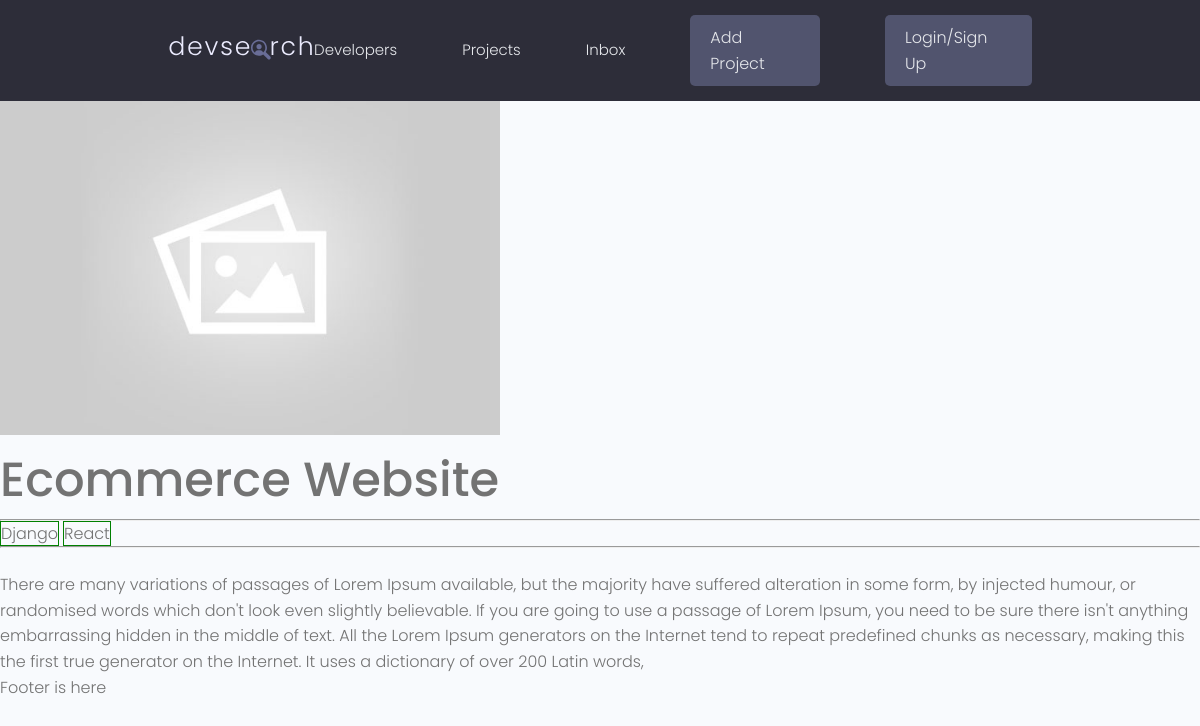
/project/77c91ee6-e0c0-4075-9a26-cbdfcd0c1d60, run on an earlier commit of the app's database.
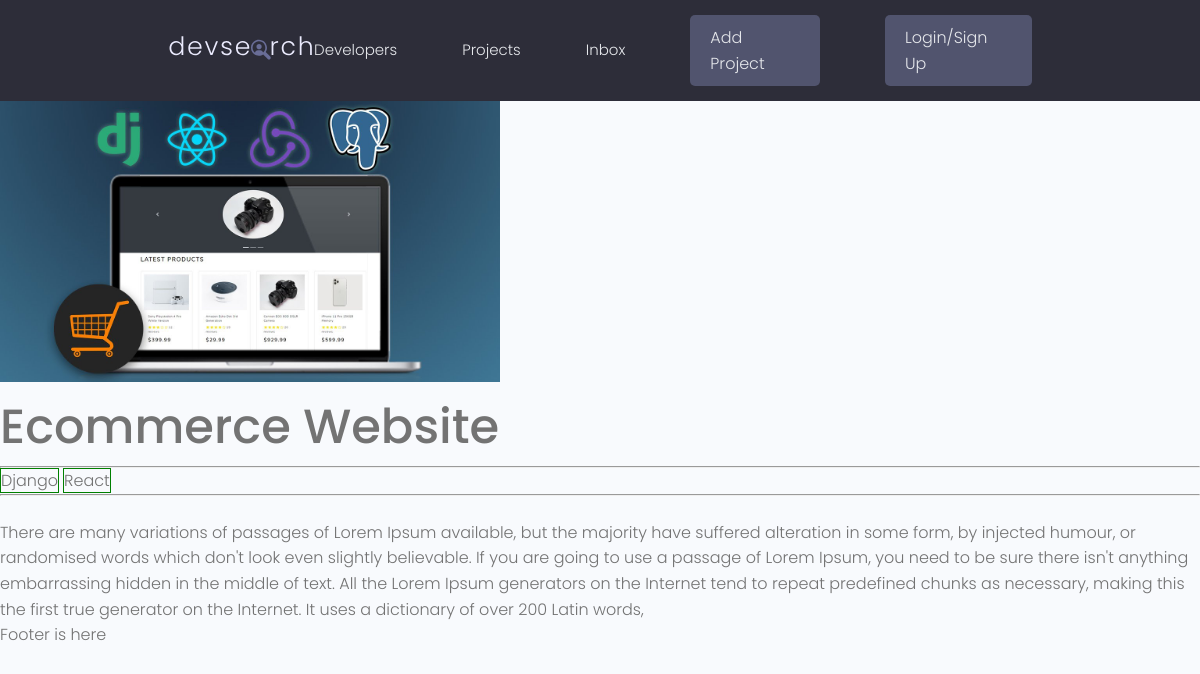
And on a later commit of the database.
### projects/models.py (models this page shows, shortened)
class Project(models.Model):
    title = models.CharField(max_length=200)
    description = models.TextField(null=True, blank=True)
    featured_image = models.ImageField(null=True, blank=True, default="default.jpg")
    demo_link = models.CharField(max_length=2000, blank=True, null=True)
    source_link = models.CharField(max_length=2000, blank=True, null=True)
    tags = models.ManyToManyField('Tag', blank=True)
    vote_total = models.IntegerField(default=0,null=True, blank=True)
    vote_ratio = models.IntegerField(default=0,null=True, blank=True)
    created = models.DateTimeField(auto_now_add=True)
    id = models.UUIDField(default=uuid.uuid4, unique=True, primary_key=True, editable=False)

### projects/views.py (the view)
# urls.py: path('project/<str:pk>', views.project, name='project'),
def project(request, pk):
    projectObj = Project.objects.get(id=pk)
    return render(request, 'projects/single-project.html',{'project':projectObj})

### projects/models.py (called while the page is built)
    def __str__(self):
        return self.name

### projects/templates/projects/single-project.html
{% extends 'main.html' %}
{% block content%}
<img style="max-width: 500px;" src="{{ project.featured_image.url }}" alt="">
<h1>{{project.title}}</h1>
<hr>
{% for tag in project.tags.all %}
    <span style="border:1px solid green">{{tag}}</span>
{% endfor %}
<hr>
<br>
<p>{{project.description}}</p>
{% endblock content %}

What changed in the data, as far as the page shows it:
changed Project "Ecommerce Website": featured_image: picture added in place of a placeholder
